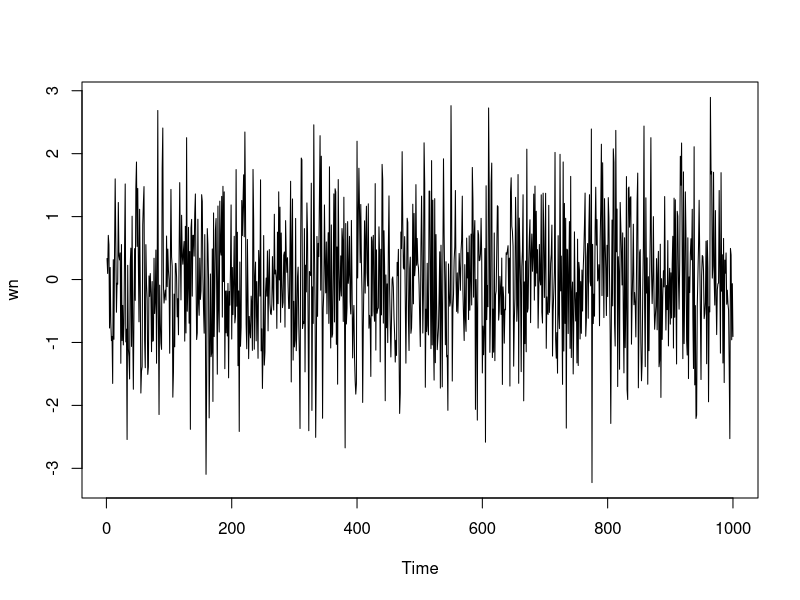
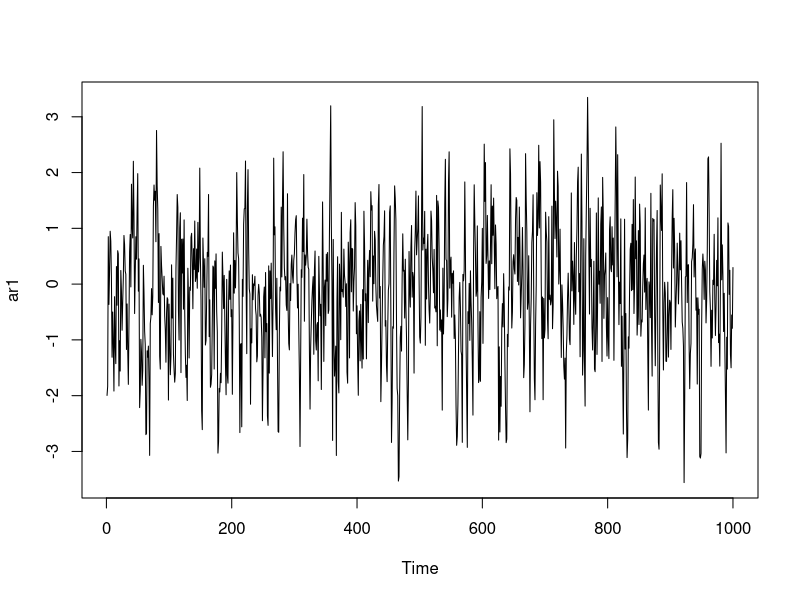
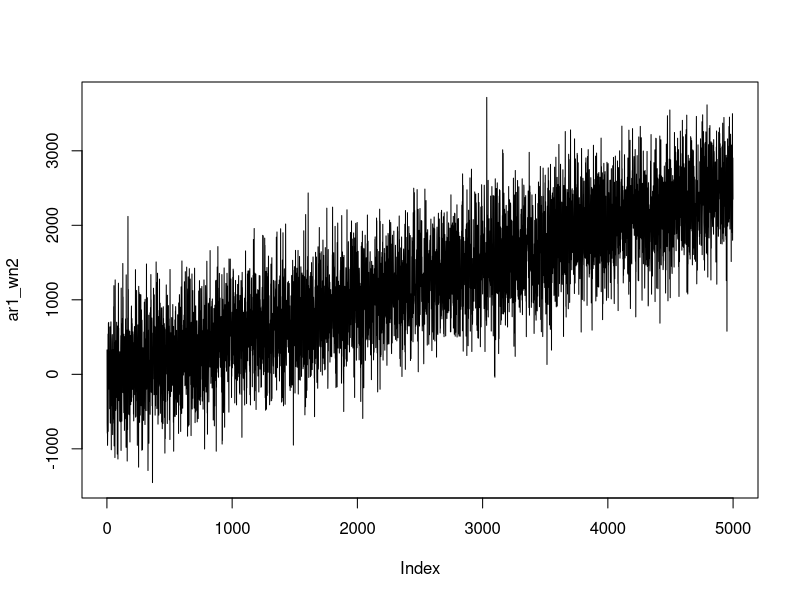
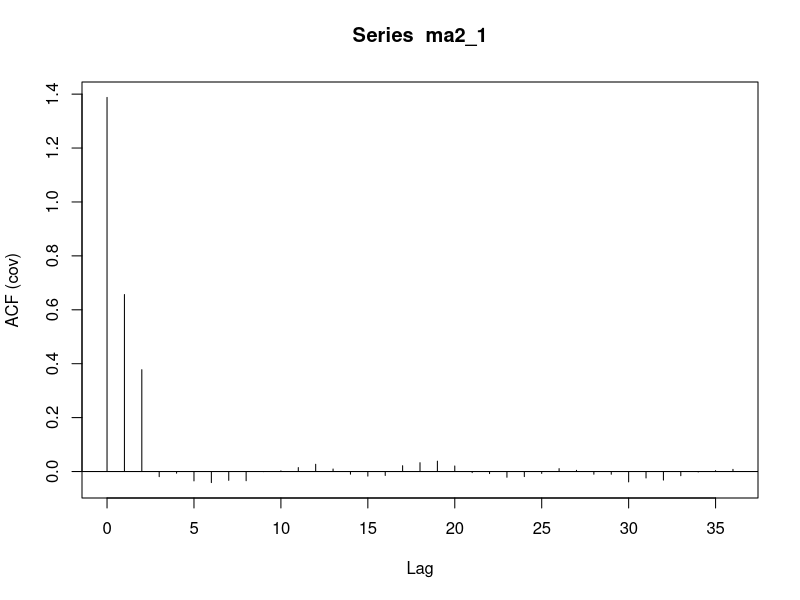
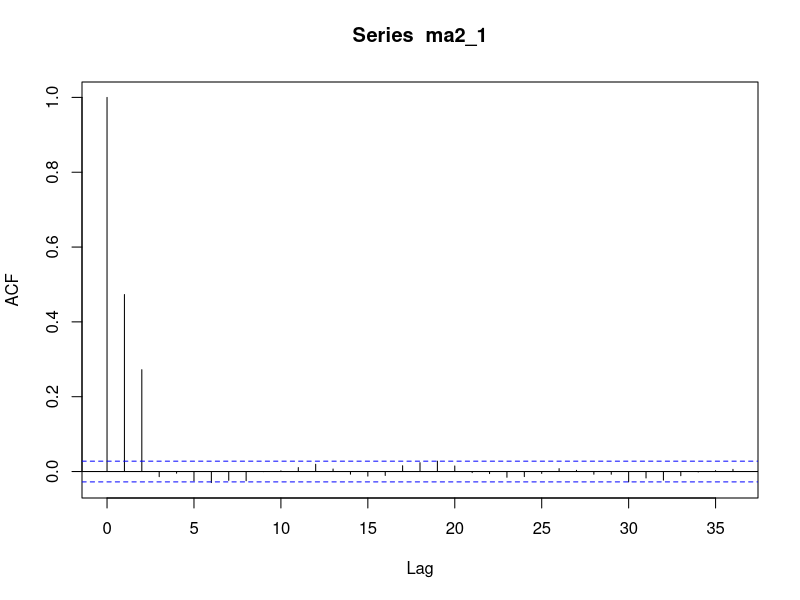

Here is the R script that generated these plots, in order:
# Invertible AR and MA processes

?arima.sim

# white noise
wn <- arima.sim(list(), n = 1000)

plot(wn, type = 'l')
mean(wn)
var(wn)

ar1 <- arima.sim(list(ar = c(0.5)), n = 1000)
plot(ar1, type = 'l')
mean(ar1)
var(ar1)

ar1_fit <- arima(ar1, order = c(1, 0, 1))
ar1_fit
summary(ar1_fit)
ar1_fit$sigma2

cov(ar1[1:(length(ar1)-1)], wn[2:length(wn)])


n <- 5000
wn2 <- rnorm(n, 0, 500)
X <- 1:5000


ar1_wn2 <- 0.5 * X[1:(length(X) - 1)] + wn2[2:length(wn2)]
plot(ar1_wn2, type = 'l')
arima(ar1_wn2, order = c(2, 0, 2))


i <- 0:1000
j <- 0.5 ** i
cumsum(j)

wn3 <- rnorm(5000)
X_wn3 <- 2.5 + 0.4 * wn3[1:(length(wn3)-2)] + 0.5 * wn3[2:(length(wn3)-1)] + wn3[3:(length(wn3))]
arima(X_wn3, order = c(0, 0, 2))
ma2 <- arima.sim(model = list(ma = c(0.5, 0.4)), n = 5000)
arima(ma2, order = c(0, 0, 2))

ma2_1 <- 2.5 + arima.sim(list(ma = c(0.5, 0.4)), n = 5000)
var(ma2_1) ; 1.41 # correct for n -> infinity
arima(ma2_1, order = c(0, 0, 2))
ma2_1_acf <- acf(ma2_1, type = 'covariance')
round(ma2_1_acf$acf, 4)

ma2_1_acorrf <- acf(ma2_1, type = 'correlation')
round(ma2_1_acorrf$acf, 4)
cov(ma2_1, ma2_1)
